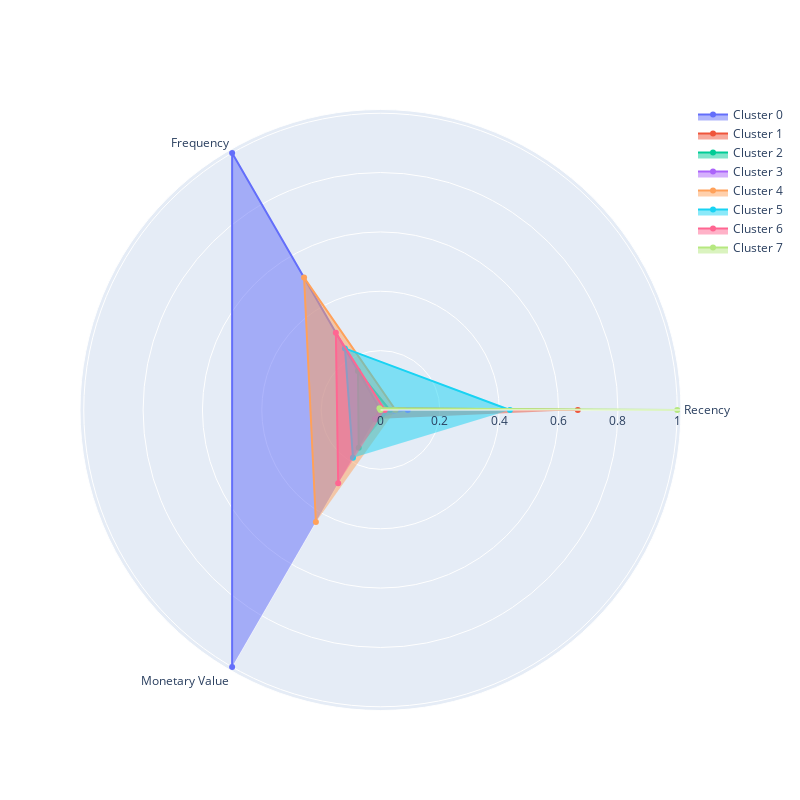

Write notebook code for a chart like this one.
### Markdown cell above
### Задание 6.7
Визуализируйте профили кластеров в виде полярной диаграммы на основе средних RFM-характеристик, вычисленных для каждого кластера.

Проанализируйте кластеры и на основе анализа сопоставьте номер кластера и его описание.

* Кластер соответствует «лояльным» клиентам, которые приносят наибольший доход, совершают покупки чаще всего, а давность их последней покупки наименьшая.
* Кластер соответствует «перспективным» клиентам, которые являются активными покупателями, но покупают не так часто и не так много, как лояльные клиенты.
* Кластер соответствует «подвисшим» клиентам, которые относительно недавно сделали несколько заказов на небольшие суммы. Потенциально эти клиенты могут быть переведены в кластер «перспективных».
* Кластер соответствует клиентам «в зоне риска», которые несколько раз покупали товары на небольшие суммы, однако их последняя покупка была совершена более пяти месяцев назад.
* Кластер соответствует клиентам-«новичкам», которые относительно недавно сделали один заказ на небольшую сумму. 
* Кластер соответствует «спящим» или «почти потерянным» клиентам, которые сделали один заказ на маленькую сумму более семи месяцев назад и больше не возвращались.
* Кластер соответствует «потерянным» клиентам, которые купили меньше всего товара, и их последняя покупка была совершена около года назад.

### Code cell
plot_cluster_profile(rfm_cluster, 8)

### Figure 1 — Plotly figure (JSON) as saved in the notebook; plotly's stock layout.template omitted (floating-point values rounded to 4 significant figures)
{"data": [{"fill": "toself", "name": "Cluster 0", "r": [0, 1, 1], "theta": ["Recency", "Frequency", "Monetary Value"], "type": "scatterpolar"}, {"fill": "toself", "name": "Cluster 1", "r": [0.6648, 0.007611, 0.03493], "theta": ["Recency", "Frequency", "Monetary Value"], "type": "scatterpolar"}, {"fill": "toself", "name": "Cluster 2", "r": [0.03113, 0.152, 0.1467], "theta": ["Recency", "Frequency", "Monetary Value"], "type": "scatterpolar"}, {"fill": "toself", "name": "Cluster 3", "r": [0.09193, 0, 0.03497], "theta": ["Recency", "Frequency", "Monetary Value"], "type": "scatterpolar"}, {"fill": "toself", "name": "Cluster 4", "r": [0.05075, 0.5152, 0.4354], "theta": ["Recency", "Frequency", "Monetary Value"], "type": "scatterpolar"}, {"fill": "toself", "name": "Cluster 5", "r": [0.4361, 0.2396, 0.1856], "theta": ["Recency", "Frequency", "Monetary Value"], "type": "scatterpolar"}, {"fill": "toself", "name": "Cluster 6", "r": [0.01438, 0.3009, 0.2852], "theta": ["Recency", "Frequency", "Monetary Value"], "type": "scatterpolar"}, {"fill": "toself", "name": "Cluster 7", "r": [1, 0.00681, 0], "theta": ["Recency", "Frequency", "Monetary Value"], "type": "scatterpolar"}], "layout": {"autosize": false, "height": 800, "showlegend": true, "width": 800}}
